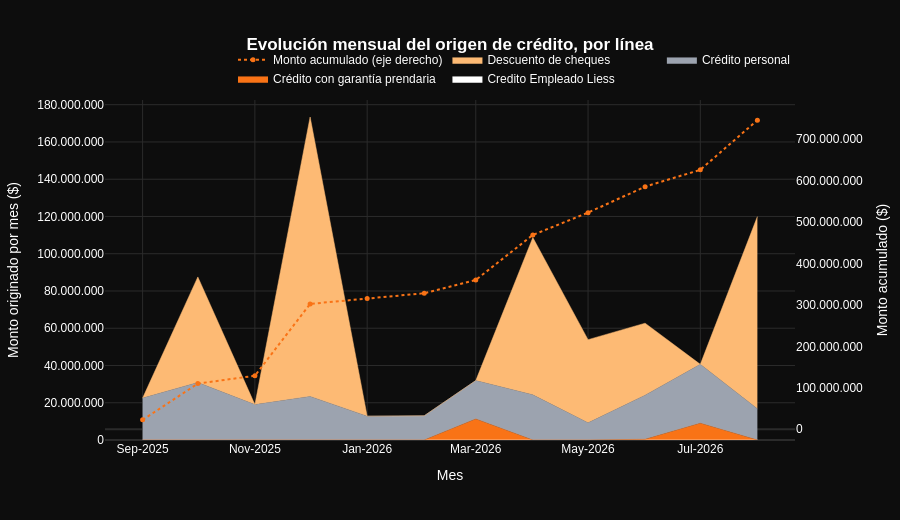

Notebook code for this chart:
### Markdown cell above
####  Evolución mensual del origen de crédito

### Code cell
# Solo créditos efectivamente otorgados (excluye Rechazado y Borrador, que nunca implicaron desembolso real)
ESTADOS_OTORGADOS = ["Acreditado", "Pagado", "Refinanciado", "Pre-cancelado"]
credito_otorgado = credito_valido[credito_valido["Estado"].isin(ESTADOS_OTORGADOS)].copy()

credito_otorgado["Fecha"] = pd.to_datetime(credito_otorgado["Fecha"])
credito_otorgado["Mes"] = credito_otorgado["Fecha"].dt.to_period("M").dt.to_timestamp()

evolucion = credito_otorgado.groupby(["Mes", "Linea de crédito"])["Monto"].sum().unstack(fill_value=0)
evolucion_acumulada = evolucion.sum(axis=1).cumsum()

fig = go.Figure()
for i, linea in enumerate(evolucion.columns):
    color = PALETA_CATEGORICA[i % len(PALETA_CATEGORICA)]
    fig.add_trace(go.Scatter(
        x=evolucion.index, y=evolucion[linea],
        name=linea, mode="lines", stackgroup="cartera",
        line=dict(width=0.5, color=color), fillcolor=color,
        hovertemplate="%{fullData.name}<br>%{x|%b-%Y}: %{y:,.0f}<extra></extra>",
    ))

fig.add_trace(go.Scatter(
    x=evolucion_acumulada.index, y=evolucion_acumulada.values,
    name="Monto acumulado (eje derecho)", mode="lines+markers",
    line=dict(width=2, color=NARANJA, dash="dot"), marker=dict(size=5, color=NARANJA),
    yaxis="y2",
    hovertemplate="Acumulado a %{x|%b-%Y}: %{y:,.0f}<extra></extra>",
))

tema_oscuro(fig, height=520,
    title=dict(text="<b>Evolución mensual del origen de crédito, por línea</b>", font=dict(size=17)),
    xaxis=dict(title="Mes", tickformat="%b-%Y"),
    yaxis=dict(title="Monto originado por mes ($)", tickformat=",.0f"),
    yaxis2=dict(title="Monto acumulado ($)", overlaying="y", side="right", tickformat=",.0f", showgrid=False, color=BLANCO),
    legend=dict(orientation="h", yanchor="bottom", y=1.02, xanchor="right", x=1),
)
fig.show()

### Figure 1 — Plotly figure (JSON) as saved in the notebook; plotly's stock layout.template omitted (floating-point values rounded to 4 significant figures)
{"data": [{"fillcolor": "#FFFFFF", "hovertemplate": "%{fullData.name}<br>%{x|%b-%Y}: %{y:,.0f}<extra></extra>", "line": {"color": "#FFFFFF", "width": 0.5}, "mode": "lines", "name": "Credito Empleado Liess", "stackgroup": "cartera", "type": "scatter", "x": ["2025-09-01T00:00:00.000000000", "2025-10-01T00:00:00.000000000", "2025-11-01T00:00:00.000000000", "2025-12-01T00:00:00.000000000", "2026-01-01T00:00:00.000000000", "2026-02-01T00:00:00.000000000", "2026-03-01T00:00:00.000000000", "2026-04-01T00:00:00.000000000", "2026-05-01T00:00:00.000000000", "2026-06-01T00:00:00.000000000", "2026-07-01T00:00:00.000000000", "2026-08-01T00:00:00.000000000"], "y": [0.0, 0.0, 0.0, 0.0, 0.0, 0.0, 300000.0, 0.0, 0.0, 400000.0, 0.0, 0.0]}, {"fillcolor": "#F97316", "hovertemplate": "%{fullData.name}<br>%{x|%b-%Y}: %{y:,.0f}<extra></extra>", "line": {"color": "#F97316", "width": 0.5}, "mode": "lines", "name": "Crédito con garantía prendaria", "stackgroup": "cartera", "type": "scatter", "x": ["2025-09-01T00:00:00.000000000", "2025-10-01T00:00:00.000000000", "2025-11-01T00:00:00.000000000", "2025-12-01T00:00:00.000000000", "2026-01-01T00:00:00.000000000", "2026-02-01T00:00:00.000000000", "2026-03-01T00:00:00.000000000", "2026-04-01T00:00:00.000000000", "2026-05-01T00:00:00.000000000", "2026-06-01T00:00:00.000000000", "2026-07-01T00:00:00.000000000", "2026-08-01T00:00:00.000000000"], "y": [0.0, 0.0, 0.0, 0.0, 0.0, 0.0, 11000000.0, 0.0, 0.0, 0.0, 9000000.0, 0.0]}, {"fillcolor": "#9CA3AF", "hovertemplate": "%{fullData.name}<br>%{x|%b-%Y}: %{y:,.0f}<extra></extra>", "line": {"color": "#9CA3AF", "width": 0.5}, "mode": "lines", "name": "Crédito personal", "stackgroup": "cartera", "type": "scatter", "x": ["2025-09-01T00:00:00.000000000", "2025-10-01T00:00:00.000000000", "2025-11-01T00:00:00.000000000", "2025-12-01T00:00:00.000000000", "2026-01-01T00:00:00.000000000", "2026-02-01T00:00:00.000000000", "2026-03-01T00:00:00.000000000", "2026-04-01T00:00:00.000000000", "2026-05-01T00:00:00.000000000", "2026-06-01T00:00:00.000000000", "2026-07-01T00:00:00.000000000", "2026-08-01T00:00:00.000000000"], "y": [22500000.0, 30900000.0, 19000000.0, 23400000.0, 12800000.0, 13000000.0, 20600000.0, 24270000.0, 9200000.0, 23650000.0, 31610000.0, 16800000.0]}, {"fillcolor": "#FDBA74", "hovertemplate": "%{fullData.name}<br>%{x|%b-%Y}: %{y:,.0f}<extra></extra>", "line": {"color": "#FDBA74", "width": 0.5}, "mode": "lines", "name": "Descuento de cheques", "stackgroup": "cartera", "type": "scatter", "x": ["2025-09-01T00:00:00.000000000", "2025-10-01T00:00:00.000000000", "2025-11-01T00:00:00.000000000", "2025-12-01T00:00:00.000000000", "2026-01-01T00:00:00.000000000", "2026-02-01T00:00:00.000000000", "2026-03-01T00:00:00.000000000", "2026-04-01T00:00:00.000000000", "2026-05-01T00:00:00.000000000", "2026-06-01T00:00:00.000000000", "2026-07-01T00:00:00.000000000", "2026-08-01T00:00:00.000000000"], "y": [0.0, 56640000.0, 0.0, 150000000.0, 0.0, 0.0, 0.0, 84430000.0, 44660000.0, 38650000.0, 0.0, 103100000.0]}, {"hovertemplate": "Acumulado a %{x|%b-%Y}: %{y:,.0f}<extra></extra>", "line": {"color": "#F97316", "dash": "dot", "width": 2}, "marker": {"color": "#F97316", "size": 5}, "mode": "lines+markers", "name": "Monto acumulado (eje derecho)", "type": "scatter", "x": ["2025-09-01T00:00:00.000000000", "2025-10-01T00:00:00.000000000", "2025-11-01T00:00:00.000000000", "2025-12-01T00:00:00.000000000", "2026-01-01T00:00:00.000000000", "2026-02-01T00:00:00.000000000", "2026-03-01T00:00:00.000000000", "2026-04-01T00:00:00.000000000", "2026-05-01T00:00:00.000000000", "2026-06-01T00:00:00.000000000", "2026-07-01T00:00:00.000000000", "2026-08-01T00:00:00.000000000"], "y": [22500000.0, 110000000.0, 129000000.0, 302400000.0, 315200000.0, 328200000.0, 360100000.0, 468800000.0, 522700000.0, 585400000.0, 626000000.0, 745900000.0], "yaxis": "y2"}], "layout": {"font": {"color": "#FFFFFF", "family": "Arial"}, "height": 520, "legend": {"bgcolor": "#0D0D0D", "font": {"color": "#FFFFFF"}, "orientation": "h", "x": 1, "xanchor": "right", "y": 1.02, "yanchor": "bottom"}, "paper_bgcolor": "#0D0D0D", "plot_bgcolor": "#0D0D0D", "separators": ",.", "title": {"font": {"color": "#FFFFFF", "family": "Arial", "size": 17}, "text": "<b>Evolución mensual del origen de crédito, por línea</b>", "x": 0.5}, "xaxis": {"color": "#FFFFFF", "gridcolor": "#2B2B2B", "tickformat": "%b-%Y", "title": {"text": "Mes"}, "zerolinecolor": "#2B2B2B"}, "yaxis": {"color": "#FFFFFF", "gridcolor": "#2B2B2B", "tickformat": ",.0f", "title": {"text": "Monto originado por mes ($)"}, "zerolinecolor": "#2B2B2B"}, "yaxis2": {"color": "#FFFFFF", "gridcolor": "#2B2B2B", "overlaying": "y", "showgrid": false, "side": "right", "tickformat": ",.0f", "title": {"text": "Monto acumulado ($)"}, "zerolinecolor": "#2B2B2B"}}}
